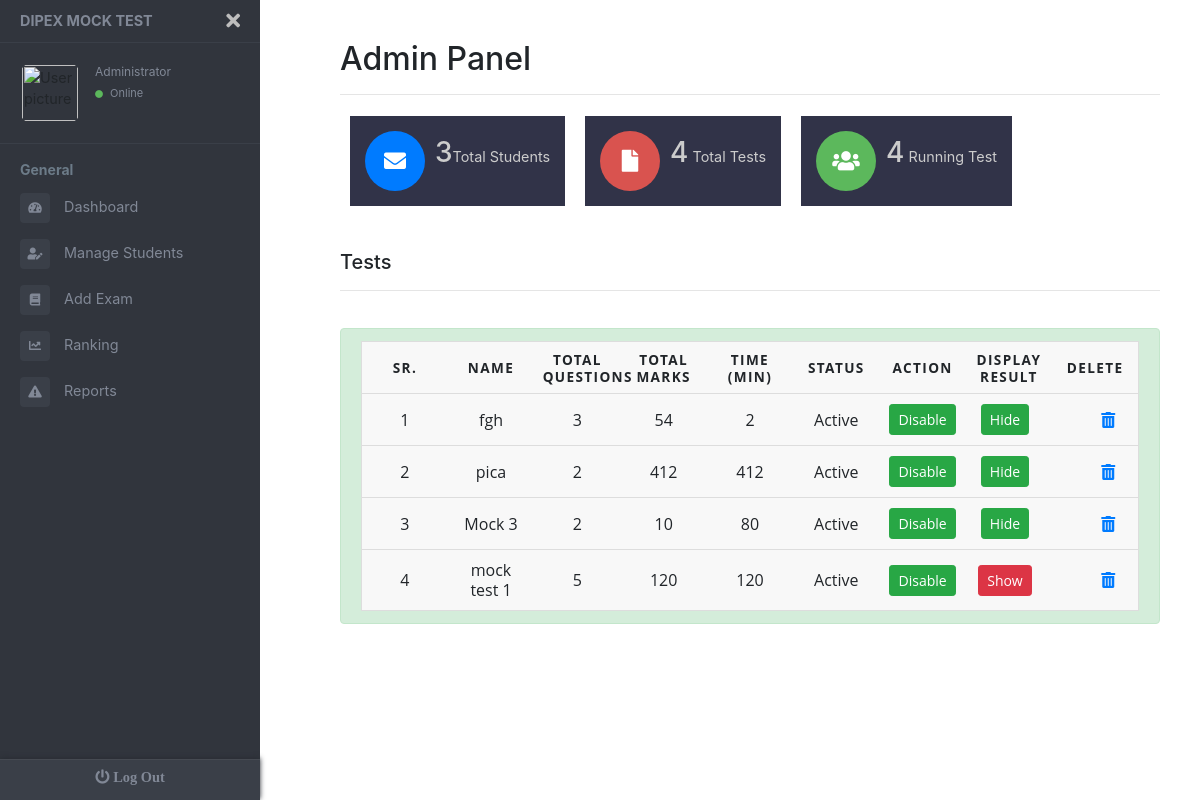
/welcome_admin.php, run on the app's committed database.
### tables this page shows
CREATE TABLE `exams` (
  `id` int(11) NOT NULL,
  `name` varchar(20) NOT NULL,
  `time` int(11) NOT NULL,
  `marks` int(11) NOT NULL,
  `active` int(11) NOT NULL,
  `result` int(11) DEFAULT 0
);

### welcome_admin.php (the view, shortened to what this page needs)
<html>
<head>
<link rel="stylesheet" href="https://stackpath.bootstrapcdn.com/bootstrap/4.2.1/css/bootstrap.min.css"
>
    <link rel="stylesheet" href="https://use.fontawesome.com/releases/v5.8.2/css/all.css"
>
    <link rel="stylesheet" href="//malihu.github.io/custom-scrollbar/jquery.mCustomScrollbar.min.css">
    <link rel="stylesheet" href="assets/css/welcome_admin.css">
</head>
<body>
<div class="page-wrapper chiller-theme toggled">
  <nav id="sidebar" class="sidebar-wrapper">
    <div class="sidebar-content">
      <div class="sidebar-brand">
        <a href="#">DIPEX MOCK TEST</a>
        <div id="close-sidebar">
          <i class="fas fa-times"></i>
        </div>
      </div>
      <div class="sidebar-header">
        <div class="user-pic">
          <img class="img-responsive img-rounded" src="https://raw.githubusercontent.com/azouaoui-med/pro-sidebar-template/gh-pages/src/img/user.jpg" alt="User picture">
        </div>
        <div class="user-info">
          <span class="user-role">Administrator</span>
          <span class="user-status">
            <i class="fa fa-circle"></i>
            <span>Online</span>
          </span>
        </div>
      </div>
      <div class="sidebar-menu">
        <ul>
          <li class="header-menu">
            <span>General</span>
          </li>
          <li onClick="SetActive(0);">
            <a href="#" >
              <i class="fa fa-tachometer-alt"></i>
              <span>Dashboard</span>
            </a>
          </li>
          <li onClick="SetActive(1);">
            <a href="#">
              <i class="fas fa-user-edit"></i>
              <span>Manage Students</span>
            </a>
          </li>
          <li onClick="SetActive(3);">
            <a href="#">
              <i class="fa fa-book"></i>
              <span>Add Exam</span>
            </a>
          </li>
          <li onClick="SetActive(4);">
            <a href="#">
              <i class="fa fa-chart-line"></i>
              <span>Ranking</span>
            </a>
          </li>
          <li  onClick="SetActive(5);">
            <a href="#">
              <i class="fa fa-exclamation-triangle"></i>
              <span>Reports</span>
            </a>
          </li>
        </ul>
      </div>
    </div>
    <div class="sidebar-footer">
      <a href="logout.php">
        <i class="fa fa-power-off"> Log Out</i>
      </a>
    </div>
  </nav>
  <main class="page-content">
    <div class="container">
      <?php
      if($_GET['page'] && $_GET['page']!='home'){
        $page=$_GET['page'];
        $display=$page.'.php';
        include($display);
      }
      else{
        ?>
      <h2>Admin Panel</h2>
      <hr>
      <div class="row">
        <?php
            $serverName = "localhost";
            $userName = "root";
            $passWord = "";
            $dbName = "gatedipex";
            $conn = mysqli_connect($serverName, $userName, $passWord, $dbName);
        ?>
        <section class="statistics">
          <div class="container-fluid">
            <div style="width:100%;">
              <div style="margin:0px 10px; float:left;">
                <div class="box">
                  <i class="fa fa-envelope fa-fw bg-primary"></i>
                  <div class="info">
                    <h3><label><?php
                      $sql10 = "SELECT * FROM `students`";
                      $result10 = $conn->query($sql10);
                      echo $result10->num_rows;
                    ?></h3></label><span>Total Students</span>
                  </div>
                </div>
              </div>
              <div style="margin:0px 10px; float:left;">
                <div class="box">
                  <i class="fa fa-file fa-fw danger"></i>
                  <div class="info">
                    <h3><label id="totalTests" /></h3> <span>Total Tests</span>
                  </div>
                </div>
              </div>
              <div style="margin:0px 10px; float:left;">
                <div class="box">
                  <i class="fa fa-users fa-fw success"></i>
                  <div class="info">
                    <h3><label id="activeTests" /></h3> <span>Running Test</span>
                  </div>
                </div>
              </div>
            </div>
          </div>
        </section>
        <div class="form-group col-md-12">
          <br><br><h5>Tests</h5>
          <hr><br>
          <div class="alert alert-success" role="alert">
            <table class="manageExams">
              <tr>
                <th>Sr.</th>
                <th>Name</th>
                <th>Total Questions</th>
                <th>Total Marks</th>
                <th>Time (min)</th>
                <th>Status</th>
                <th>Action</th>
                <th>Display Result</th>
                <th>Delete</th>
              </tr>
              <?php
                $sql = "SELECT * FROM `exams` WHERE 1";
                $result = $conn->query($sql);
                $num=1;
                if ($result->num_rows > 0) {
                    while($row = $result->fetch_assoc()) {
                      $sql2 = "SELECT `examName` FROM `questions` WHERE examName='".$row['name']."'";
                      $numofquestions = $conn->query($sql2);
                      echo "
                        <tr>
                          <td>".$num++."</td>
                          <td>".$row['name']."</td>
                          <td>".$numofquestions->num_rows."</td>
                          <td>".$row['marks']."</td>
                          <td>".$row['time']."</td>";
                          if($row['active']==1){
                              echo "<td class='alert-heading'>Active</td>
                              <td><a href='testManage/setTestActive.php?exam=".$row['name']."&v=0' class='btn btn-sm btn-success mr-2'>Disable</a></td>
                              ";
                          }
                          else{
                            echo "<td class='alert-heading'>Inactive</td>
                            <td><a href='testManage/setTestActive.php?exam=".$row['name']."&v=1' class='btn btn-sm btn-danger mr-2'>Enable</a></td>
                            ";
                          }
                          if($row['result']==0){
                            echo"
                            <td><a href='testManage/setShowResult.php?exam=".$row['name']."&v=1' class='btn btn-sm btn-danger mr-2'>Show</a></td>
                            ";
                          }
                          else{
                            echo"
                            <td><a href='testManage/setShowResult.php?exam=".$row['name']."&v=0' class='btn btn-sm btn-success mr-2'>Hide</a></td>
                            ";
                          }
                          echo"
                          <td><a class='fas fa-trash-alt' style='margin-left:40%;' href='testManage/deleteTest.php?exam=".str_replace(' ', '_', $row['name'])."' onclick='return deleteTest();'></a></td>
                          </tr>
                          ";
                    }
                }
              ?>
            </table>
          </div>
        </div>
      </div>
      <?php }
      ?>
    </div>
  </main>
</div>
</body>
</html>

### data on the page
exams: name "fgh", num_rows "3", marks "54", time "2"
exams: name "pica", num_rows "2", marks "412", time "412"
exams: name "Mock 3", num_rows "2", marks "10", time "80"
exams: name "mock test 1", num_rows "5", marks "120", time "120"

### other printed values
$result10->num_rows "3"
